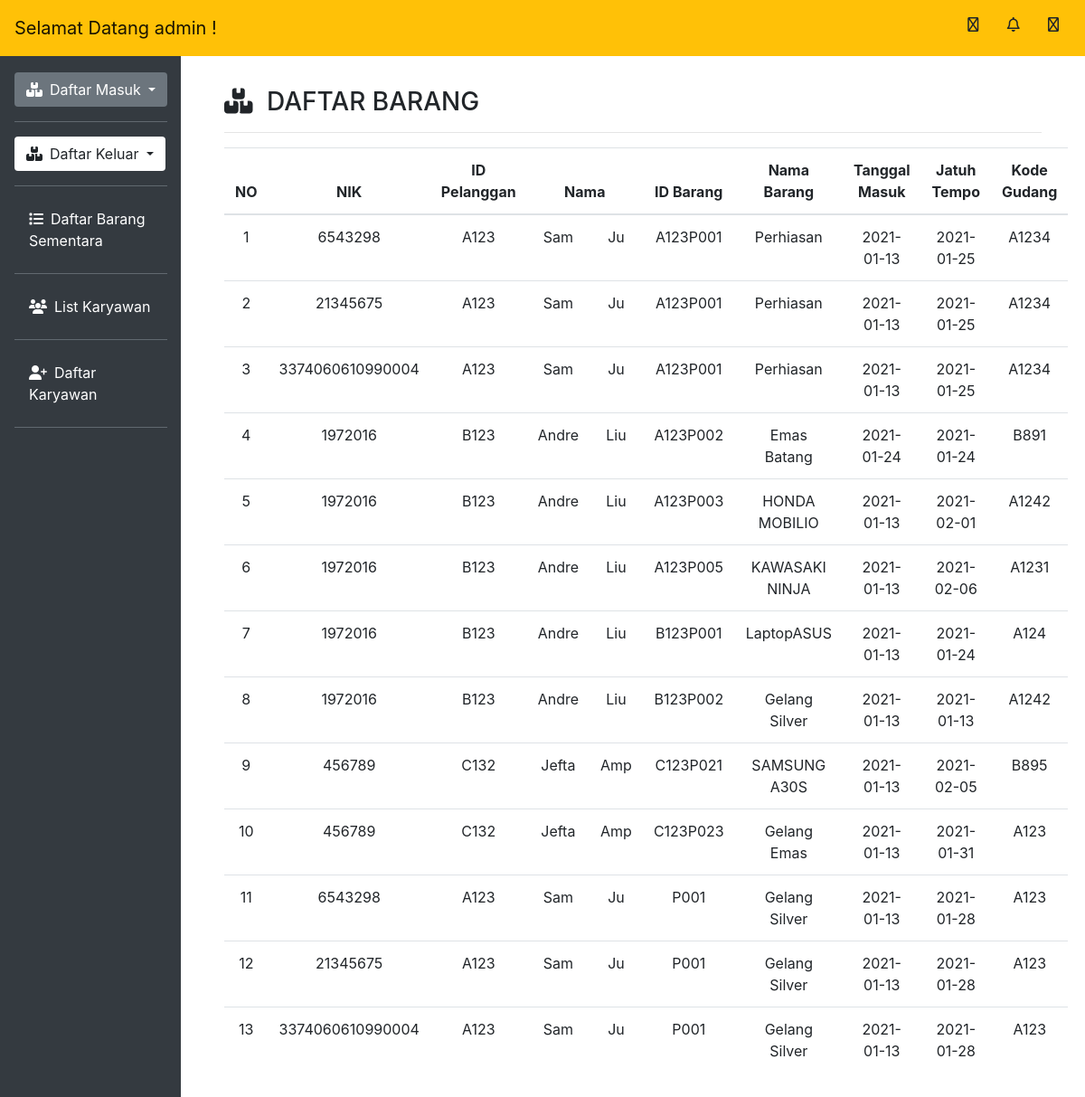
The page /admin_barang.php (signed in) on the database as committed earlier.
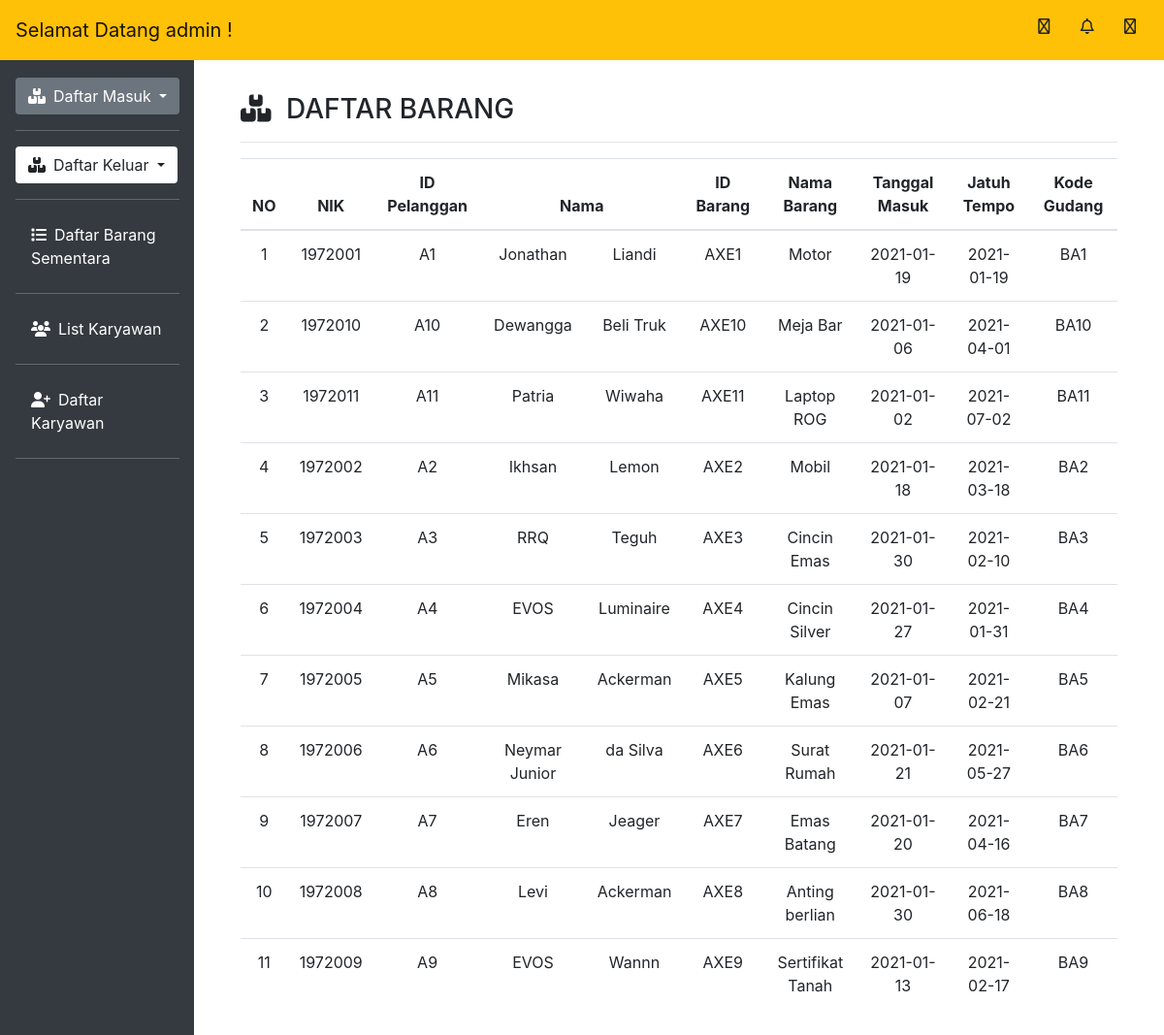
The same page on the database as committed later.
### tables this page shows
CREATE TABLE `resepsionis_masuk` (
  `NIK` bigint(18) NOT NULL,
  `idPelanggan` varchar(10) NOT NULL,
  `namaDepan` varchar(255) NOT NULL,
  `namaBelakang` varchar(255) NOT NULL,
  `Alamat` text NOT NULL,
  `noTlp` int(255) NOT NULL,
  `noRekening` int(15) DEFAULT NULL
);

CREATE TABLE `gudang_masuk` (
  `idPelanggan` varchar(10) NOT NULL,
  `idBarang` varchar(10) NOT NULL,
  `namaBarang` text NOT NULL,
  `tanggalMasuk` date NOT NULL,
  `jatuhTempo` date NOT NULL,
  `idPegawai` varchar(5) NOT NULL,
  `kodeGudang` varchar(10) NOT NULL
);

### admin_barang.php (the view, shortened to what this page needs)
<!DOCTYPE html>
<html lang="en">
<body>
   <?php
   include_once 'header.php';
   include_once 'includes/database.php';
   $result = mysqli_query($conn, "SELECT *
   FROM resepsionis_masuk r
   JOIN gudang_masuk g
   ON r.idPelanggan = g.idPelanggan");
   ?>
   <div class="col-md-10 p-5 pt-2">
      <h3><i class="fas fa-boxes mr-2"></i> DAFTAR BARANG </h3>
      <hr>
      <table class="table table-hover text-center">
         <thead>
            <tr>
               <th scope="col">NO</th>
               <th scope="col">NIK</th>
               <th scope="col">ID Pelanggan</th>
               <th colspan="2" scope="col">Nama</th>
               <th scope="col">ID Barang</th>
               <th scope="col">Nama Barang</th>
               <th scope="col">Tanggal Masuk</th>
               <th scope="col">Jatuh Tempo</th>
               <th scope="col">Kode Gudang</th>
            </tr>
         </thead>
         <tbody>
            <?php $i = 1; ?>
            <?php while ($row = mysqli_fetch_assoc($result)) : ?>
               <tr>
                  <td scope="row"><?= $i; ?></td>
                  <td><?= $row["NIK"]; ?></td>
                  <td><?= $row["idPelanggan"]; ?></td>
                  <td><?= $row["namaDepan"]; ?></td>
                  <td><?= $row["namaBelakang"]; ?></td>
                  <td><?= $row["idBarang"]; ?></td>
                  <td><?= $row["namaBarang"]; ?></td>
                  <td><?= $row["tanggalMasuk"]; ?></td>
                  <td><?= $row["jatuhTempo"]; ?></td>
                  <td><?= $row["kodeGudang"]; ?></td>
               </tr>
               <?php $i++; ?>
            <?php endwhile; ?>
         </tbody>
      </table>
   </div>
</body>
</html>

Rows that differ between the two databases and show on the page:
removed resepsionis_masuk: NIK "6543298", gudang_masuk.idPelanggan "A123", namaDepan "Sam", namaBelakang "Ju", gudang_masuk.idBarang "A123P001", gudang_masuk.namaBarang "Perhiasan", gudang_masuk.tanggalMasuk "2021-01-13", gudang_masuk.jatuhTempo "2021-01-25", gudang_masuk.kodeGudang "A1234", gudang_masuk.idBarang "P001", gudang_masuk.namaBarang "Gelang Silver", gudang_masuk.jatuhTempo "2021-01-28", gudang_masuk.kodeGudang "A123"
removed resepsionis_masuk: NIK "21345675", gudang_masuk.idPelanggan "A123", namaDepan "Sam", namaBelakang "Ju", gudang_masuk.idBarang "A123P001", gudang_masuk.namaBarang "Perhiasan", gudang_masuk.tanggalMasuk "2021-01-13", gudang_masuk.jatuhTempo "2021-01-25", gudang_masuk.kodeGudang "A1234", gudang_masuk.idBarang "P001", gudang_masuk.namaBarang "Gelang Silver", gudang_masuk.jatuhTempo "2021-01-28", gudang_masuk.kodeGudang "A123"
removed resepsionis_masuk: NIK "3374060610990004", gudang_masuk.idPelanggan "A123", namaDepan "Sam", namaBelakang "Ju", gudang_masuk.idBarang "A123P001", gudang_masuk.namaBarang "Perhiasan", gudang_masuk.tanggalMasuk "2021-01-13", gudang_masuk.jatuhTempo "2021-01-25", gudang_masuk.kodeGudang "A1234", gudang_masuk.idBarang "P001", gudang_masuk.namaBarang "Gelang Silver", gudang_masuk.jatuhTempo "2021-01-28", gudang_masuk.kodeGudang "A123"
removed resepsionis_masuk: NIK "1972016", gudang_masuk.idPelanggan "B123", namaDepan "Andre", namaBelakang "Liu", gudang_masuk.idBarang "A123P002", gudang_masuk.namaBarang "Emas Batang", gudang_masuk.tanggalMasuk "2021-01-24", gudang_masuk.jatuhTempo "2021-01-24", gudang_masuk.kodeGudang "B891", gudang_masuk.idBarang "A123P003", gudang_masuk.namaBarang "HONDA MOBILIO", gudang_masuk.tanggalMasuk "2021-01-13", gudang_masuk.jatuhTempo "2021-02-01", gudang_masuk.kodeGudang "A1242", gudang_masuk.idBarang "A123P005", gudang_masuk.namaBarang "KAWASAKI NINJA", gudang_masuk.jatuhTempo "2021-02-06", gudang_masuk.kodeGudang "A1231", gudang_masuk.idBarang "B123P001", gudang_masuk.namaBarang "LaptopASUS", gudang_masuk.kodeGudang "A124", gudang_masuk.idBarang "B123P002", gudang_masuk.namaBarang "Gelang Silver", gudang_masuk.jatuhTempo "2021-01-13"
removed resepsionis_masuk: NIK "456789", gudang_masuk.idPelanggan "C132", namaDepan "Jefta", namaBelakang "Amp", gudang_masuk.idBarang "C123P021", gudang_masuk.namaBarang "SAMSUNG A30S", gudang_masuk.tanggalMasuk "2021-01-13", gudang_masuk.jatuhTempo "2021-02-05", gudang_masuk.kodeGudang "B895", gudang_masuk.idBarang "C123P023", gudang_masuk.namaBarang "Gelang Emas", gudang_masuk.jatuhTempo "2021-01-31", gudang_masuk.kodeGudang "A123"
added resepsionis_masuk: NIK "1972001", gudang_masuk.idPelanggan "A1", namaDepan "Jonathan", namaBelakang "Liandi", gudang_masuk.idBarang "AXE1", gudang_masuk.namaBarang "Motor", gudang_masuk.tanggalMasuk "2021-01-19", gudang_masuk.jatuhTempo "2021-01-19", gudang_masuk.kodeGudang "BA1"
added resepsionis_masuk: NIK "1972010", gudang_masuk.idPelanggan "A10", namaDepan "Dewangga", namaBelakang "Beli Truk", gudang_masuk.idBarang "AXE10", gudang_masuk.namaBarang "Meja Bar", gudang_masuk.tanggalMasuk "2021-01-06", gudang_masuk.jatuhTempo "2021-04-01", gudang_masuk.kodeGudang "BA10"
added resepsionis_masuk: NIK "1972011", gudang_masuk.idPelanggan "A11", namaDepan "Patria", namaBelakang "Wiwaha", gudang_masuk.idBarang "AXE11", gudang_masuk.namaBarang "Laptop ROG", gudang_masuk.tanggalMasuk "2021-01-02", gudang_masuk.jatuhTempo "2021-07-02", gudang_masuk.kodeGudang "BA11"
added resepsionis_masuk: NIK "1972002", gudang_masuk.idPelanggan "A2", namaDepan "Ikhsan", namaBelakang "Lemon", gudang_masuk.idBarang "AXE2", gudang_masuk.namaBarang "Mobil", gudang_masuk.tanggalMasuk "2021-01-18", gudang_masuk.jatuhTempo "2021-03-18", gudang_masuk.kodeGudang "BA2"
added resepsionis_masuk: NIK "1972003", gudang_masuk.idPelanggan "A3", namaDepan "RRQ", namaBelakang "Teguh", gudang_masuk.idBarang "AXE3", gudang_masuk.namaBarang "Cincin Emas", gudang_masuk.tanggalMasuk "2021-01-30", gudang_masuk.jatuhTempo "2021-02-10", gudang_masuk.kodeGudang "BA3"
added resepsionis_masuk: NIK "1972004", gudang_masuk.idPelanggan "A4", namaDepan "EVOS", namaBelakang "Luminaire", gudang_masuk.idBarang "AXE4", gudang_masuk.namaBarang "Cincin Silver", gudang_masuk.tanggalMasuk "2021-01-27", gudang_masuk.jatuhTempo "2021-01-31", gudang_masuk.kodeGudang "BA4"
added resepsionis_masuk: NIK "1972005", gudang_masuk.idPelanggan "A5", namaDepan "Mikasa", namaBelakang "Ackerman", gudang_masuk.idBarang "AXE5", gudang_masuk.namaBarang "Kalung Emas", gudang_masuk.tanggalMasuk "2021-01-07", gudang_masuk.jatuhTempo "2021-02-21", gudang_masuk.kodeGudang "BA5"
added resepsionis_masuk: NIK "1972006", gudang_masuk.idPelanggan "A6", namaDepan "Neymar Junior", namaBelakang "da Silva", gudang_masuk.idBarang "AXE6", gudang_masuk.namaBarang "Surat Rumah", gudang_masuk.tanggalMasuk "2021-01-21", gudang_masuk.jatuhTempo "2021-05-27", gudang_masuk.kodeGudang "BA6"
added resepsionis_masuk: NIK "1972007", gudang_masuk.idPelanggan "A7", namaDepan "Eren", namaBelakang "Jeager", gudang_masuk.idBarang "AXE7", gudang_masuk.namaBarang "Emas Batang", gudang_masuk.tanggalMasuk "2021-01-20", gudang_masuk.jatuhTempo "2021-04-16", gudang_masuk.kodeGudang "BA7"
added resepsionis_masuk: NIK "1972008", gudang_masuk.idPelanggan "A8", namaDepan "Levi", namaBelakang "Ackerman", gudang_masuk.idBarang "AXE8", gudang_masuk.namaBarang "Anting berlian", gudang_masuk.tanggalMasuk "2021-01-30", gudang_masuk.jatuhTempo "2021-06-18", gudang_masuk.kodeGudang "BA8"
added resepsionis_masuk: NIK "1972009", gudang_masuk.idPelanggan "A9", namaDepan "EVOS", namaBelakang "Wannn", gudang_masuk.idBarang "AXE9", gudang_masuk.namaBarang "Sertifikat Tanah", gudang_masuk.tanggalMasuk "2021-01-13", gudang_masuk.jatuhTempo "2021-02-17", gudang_masuk.kodeGudang "BA9"
